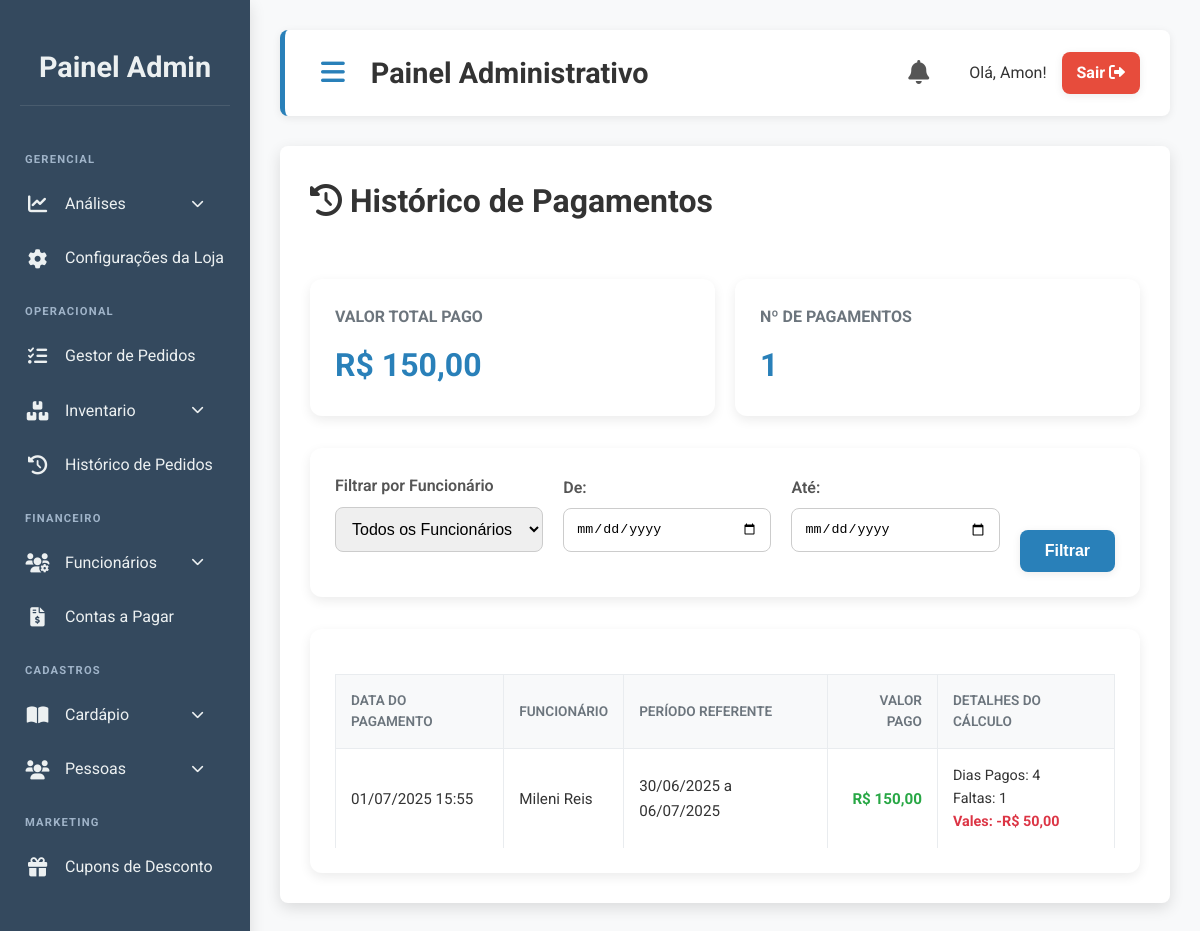
The app's page /admin/financeiro/historico_pagamentos.php (signed in) with its own data.
### tables this page shows
CREATE TABLE `pagamentos_funcionarios` (
  `id` int(11) NOT NULL,
  `id_funcionario` int(11) NOT NULL,
  `valor_pago` decimal(10,2) NOT NULL,
  `periodo_inicio` date NOT NULL,
  `periodo_fim` date NOT NULL,
  `dias_trabalhados` int(11) NOT NULL,
  `faltas_descontadas` int(11) NOT NULL,
  `data_pagamento` timestamp NOT NULL DEFAULT current_timestamp()
);

CREATE TABLE `funcionarios` (
  `id` int(11) NOT NULL,
  `nome` varchar(255) NOT NULL,
  `cargo` varchar(100) DEFAULT NULL,
  `valor_diaria` decimal(10,2) NOT NULL DEFAULT 0.00,
  `periodo_pagamento` enum('semanal','quinzenal','mensal') NOT NULL DEFAULT 'semanal',
  `data_admissao` date NOT NULL,
  `ativo` tinyint(1) NOT NULL DEFAULT 1,
  `data_criacao` timestamp NOT NULL DEFAULT current_timestamp()
);

### admin/financeiro/historico_pagamentos.php (the view, shortened to what this page needs)
<?php
require_once '../../includes/conexao.php';
$filtro_data_inicio = $_GET['data_inicio'] ?? '';
$filtro_data_fim = $_GET['data_fim'] ?? '';
$sql = "SELECT
            p.*,
            f.nome as nome_funcionario,
            (SELECT SUM(v.valor) FROM vales_funcionarios v WHERE v.id_pagamento_descontado = p.id) as total_vales_descontados
        FROM
            pagamentos_funcionarios p
        JOIN
            funcionarios f ON p.id_funcionario = f.id";
$sql .= " ORDER BY p.data_pagamento DESC";
$stmt = $conn->prepare($sql);
$stmt->execute();
$result = $stmt->get_result();
$pagamentos = $result->fetch_all(MYSQLI_ASSOC);
$total_pago_periodo = 0;
foreach ($pagamentos as $pagamento) {
    $total_pago_periodo += $pagamento['valor_pago'];
}
$numero_de_pagamentos = count($pagamentos);
?>
<div class="page-header">
    <h1><i class="fas fa-history"></i> Histórico de Pagamentos</h1>
</div>
<div class="stats-grid">
    <div class="stat-card">
        <h3>Valor Total Pago</h3>
        <p>R$ <?= number_format($total_pago_periodo, 2, ',', '.') ?></p>
    </div>
    <div class="stat-card">
        <h3>Nº de Pagamentos</h3>
        <p><?= $numero_de_pagamentos ?></p>
    </div>
</div>
<div class="filter-container">
    <form method="GET" action="historico_pagamentos.php" class="filter-form">
        <div class="form-group">
            <label for="funcionario_id">Filtrar por Funcionário</label>
            <select id="funcionario_id" name="funcionario_id">
                <option value="">Todos os Funcionários</option>
            </select>
        </div>
        <div class="form-group">
            <label for="data_inicio">De:</label>
            <input type="date" id="data_inicio" name="data_inicio" value="<?= htmlspecialchars($filtro_data_inicio) ?>">
        </div>
        <div class="form-group">
            <label for="data_fim">Até:</label>
            <input type="date" id="data_fim" name="data_fim" value="<?= htmlspecialchars($filtro_data_fim) ?>">
        </div>
        <button type="submit" class="btn btn-primary">Filtrar</button>
    </form>
</div>
<div class="table-container">
    <table class="styled-table">
        <thead>
            <tr>
                <th>Data do Pagamento</th>
                <th>Funcionário</th>
                <th>Período Referente</th>
                <th style="text-align: right;">Valor Pago</th>
                <th>Detalhes do Cálculo</th>
            </tr>
        </thead>
        <tbody>
            <?php if (!empty($pagamentos)): ?>
                <?php foreach ($pagamentos as $pagamento): ?>
                    <tr>
                        <td><?= date('d/m/Y H:i', strtotime($pagamento['data_pagamento'])) ?></td>
                        <td><?= htmlspecialchars($pagamento['nome_funcionario']) ?></td>
                        <td><?= date('d/m/Y', strtotime($pagamento['periodo_inicio'])) ?> a <?= date('d/m/Y', strtotime($pagamento['periodo_fim'])) ?></td>
                        <td style="text-align: right; font-weight: bold; color: #28a745;">R$ <?= number_format($pagamento['valor_pago'], 2, ',', '.') ?></td>
                        <td class="details-cell">
                            Dias Pagos: <?= $pagamento['dias_trabalhados'] ?><br>
                            Faltas: <?= $pagamento['faltas_descontadas'] ?><br>
                            <strong style="color: #dc3545;">Vales: -R$ <?= number_format($pagamento['total_vales_descontados'] ?? 0, 2, ',', '.') ?></strong>
                        </td>
                    </tr>
                <?php endforeach; ?>
            <?php else: ?>
                <tr>
                    <td colspan="5" style="text-align: center; padding: 40px; font-style: italic;">Nenhum registro de pagamento encontrado para os filtros selecionados.</td>
                </tr>
            <?php endif; ?>
        </tbody>
    </table>
</div>
<?php
include '../template_admin.php';
?>

### public/css/admin.css (style rules this page uses)
:root { --primary-color: #2980b9; --primary-hover-color: #2173a3; --secondary-color: #34495e; --accent-color: #2ecc71; --accent-hover-color: #27ae60; --text-color: #333; --light-text-color: #ecf0f1; --background-color: #f8f9fa; --card-background: #ffffff; --border-color: #e9ecef; --shadow-light: 0 2px 8px rgba(0,0,0,0.08); --shadow-medium: 0 5px 15px rgba(0,0,0,0.12); --shadow-hover: 0 8px 20px rgba(0,0,0,0.15); --border-radius-base: 8px; --transition-base: all 0.3s ease-in-out; --input-focus-shadow: 0 0 0 0.2rem rgba(41, 128, 185, 0.25); }
body { font-family: 'Roboto', sans-serif; background-color: var(--background-color); margin: 0; padding: 0; display: flex; min-height: 100vh; color: var(--text-color); line-height: 1.6; }
h1 { margin-top: 0; margin-bottom: 20px; font-weight: 700; }
table { width: 100%; border-collapse: collapse; margin-top: 20px; }
table th, table td { border: 1px solid var(--border-color); padding: 12px 15px; text-align: left; font-size: 0.95em; }
table th { background-color: #f2f4f7; color: #555; text-transform: uppercase; font-weight: 600; }
.btn { padding: 10px 20px; border-radius: var(--border-radius-base); text-decoration: none; cursor: pointer; border: none; font-size: 1em; font-weight: 600; transition: var(--transition-base); display: inline-flex; align-items: center; justify-content: center; gap: 8px; box-shadow: var(--shadow-light); white-space: nowrap; }
.btn-primary, .btn-success, .btn-danger, .btn-info, .btn-secondary { color: white !important; }
.btn-primary { background-color: var(--primary-color); }
.form-group { margin-bottom: 20px; }
.form-group label { display: block; margin-bottom: 8px; font-weight: 600; color: #495057; }
.form-group input[type="text"], .form-group input[type="number"], .form-group textarea, .form-group select { width: 100%; padding: 12px; border: 1px solid var(--border-color); border-radius: var(--border-radius-base); box-sizing: border-box; font-size: 1em; }

### admin/financeiro/historico_pagamentos.php (style rules this page uses)
.page-header { display: flex; justify-content: space-between; align-items: center; margin-bottom: 2rem; }
.stats-grid { display: grid; grid-template-columns: repeat(auto-fit, minmax(250px, 1fr)); gap: 20px; margin-bottom: 2rem; }
.stat-card { background-color: #fff; padding: 25px; border-radius: 12px; box-shadow: 0 4px 12px rgba(0, 0, 0, 0.08); }
.stat-card h3 { margin: 0 0 10px 0; font-size: 1rem; color: #6c757d; text-transform: uppercase; }
.stat-card p { margin: 0; font-size: 2rem; font-weight: 700; color: var(--primary-color); }
.filter-container { background-color: #fff; padding: 25px; border-radius: 12px; margin-bottom: 2rem; box-shadow: 0 4px 12px rgba(0, 0, 0, 0.08); }
.filter-form { display: flex; align-items: flex-end; gap: 20px; flex-wrap: wrap; }
.form-group { flex: 1; min-width: 200px; }
.form-group label { font-weight: 600; color: #555; margin-bottom: 8px; display: block; }
.form-group select, .form-group input { width: 100%; padding: 12px; border-radius: 8px; border: 1px solid #ccc; box-sizing: border-box; }
.btn { padding: 12px 25px; border-radius: 8px; text-decoration: none; font-weight: bold; border: none; cursor: pointer; }
.btn-primary { background-color: var(--primary-color); color: white; }
.table-container { background-color: #fff; padding: 25px; border-radius: 12px; box-shadow: 0 4px 12px rgba(0, 0, 0, 0.08); overflow-x: auto; }
.styled-table { width: 100%; border-collapse: collapse; }
.styled-table thead th { background-color: #f8f9fa; text-align: left; padding: 15px; font-size: 0.85em; text-transform: uppercase; color: #6c757d; }
.styled-table tbody td { padding: 15px; border-bottom: 1px solid #e9ecef; color: #333; }
.styled-table tbody tr:last-of-type td { border-bottom: none; }
.details-cell { font-size: 0.9em; color: #666; }

### records on screen
pagamentos_funcionarios: data_pagamento "01/07/2025 15:55", id_funcionario.nome "Mileni Reis", periodo_inicio "30/06/2025", periodo_fim "06/07/2025", valor_pago "150,00", dias_trabalhados "4", faltas_descontadas "1", total_vales_descontados "50,00"

### other values on screen
$nome_usuario "Amon"
$total_pago_periodo "150,00"
$numero_de_pagamentos "1"
